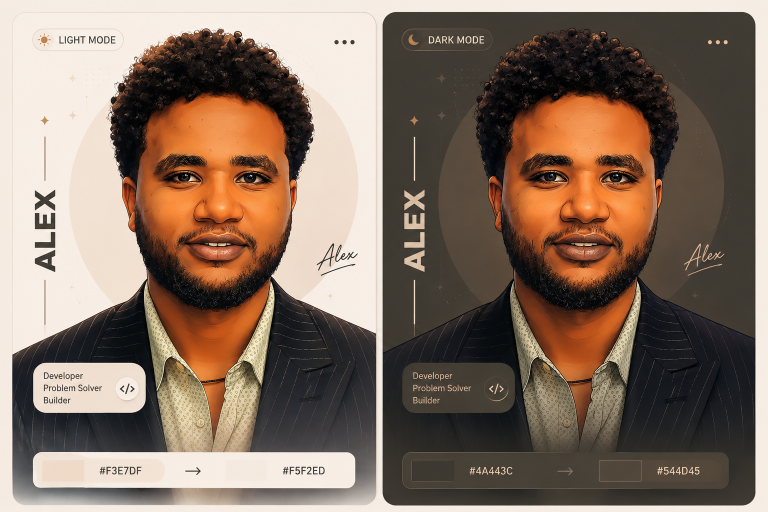
#> input picture assets/portrait-cards.png, 1536 x 1024 px (shown at 1/2 size)
$ python build-portrait-cards.py
#> lines starting #> are read from the running program, lines starting #| are printed output that depends on the picture
"""
Split the two-up illustrated portrait mockup into per-theme hero assets.

DO NOT RE-RUN THIS WITHOUT READING THIS PARAGRAPH. public/portrait-dark.webp in
the repository is no longer this script's output — it was hand-polished
afterwards (commit cbbddcd, "portrait-dark picture polished"), which fixed the
soft signature edge and the hair boundary that the automated derivation left
behind. Running this script overwrites that file with the inferior automated
version. If you only need the light asset, comment out the dark write first.

Input is a single 1536x1024 image holding two design-mockup cards side by side —
a light-mode card and a dark-mode card of the same illustrated portrait. Both
carry annotation chrome that describes the design rather than being part of it:
a "LIGHT MODE"/"DARK MODE" pill, an overflow-dots glyph, a vertical "ALEX"
logotype, a signature, a role card, and a hex-swatch bar.

Two ways to remove chrome, and the choice per element is deliberate:

* **Framing.** The crop is chosen so that most chrome falls outside it —
  the dots, signature, role card and swatch bar are all excluded by geometry,
  which cannot leave an artefact behind. This is why the crop is head-focused
  rather than a full head-and-shoulders: extending it low enough for the
  shoulders would pull the role card in, and extending it right enough for
  symmetry would pull the signature in against his beard, where a fill
  artefact would be most visible.
* **Inpainting.** Only the mode pill is left to remove, and only because it
  sits above the crop's floor. It is verified to lie entirely on background —
  hair does not start until x=273 in that band, and the pill ends at x=258 —
  so a harmonic fill has nothing but smooth gradient to reconstruct.

The vertical "ALEX" logotype is dropped by framing too, which is also the
correct outcome for its own reason: the site's chrome deliberately uses the
full name, not the nickname.

Writes public/portrait-light.webp and public/portrait-dark.webp.
"""

from pathlib import Path

import numpy as np
from PIL import Image
from scipy import ndimage

ROOT = Path(__file__).resolve().parent.parent
SOURCE = ROOT / "assets" / "portrait-cards.png"

# Card geometry, in the coordinates of one 768x1024 half.
#
# The hair mass was measured at x 221..626, y 62..408, putting the head's centre
# line at x=423. An earlier crop guessed these bounds and came out both too
# tight and visibly off-centre, so the frame below is derived from that
# measurement rather than estimated:
#   centred on x=423 so the head sits on the frame's centre line
#   top    26 — inside the card's border, with headroom above the crown at y=62
#   bottom 712 — clears the role card, which starts at y=722, keeping the
#                shoulders that make this read as a portrait rather than a
#                cropped face
# 549x686 is 4:5 to within a rounding error, matching the hero panel's aspect
# so the browser never has to crop it again.
CROP = (149, 26, 698, 712)

# Chrome that falls inside that frame, each plus a margin for its soft drop
# shadow. All three were checked against the subject's silhouette and sit on
# background only: the pill ends at x=258 where hair starts at x=273, the dots
# sit well right of the hair, and the signature clears the beard by ~35px.
PILL = (44, 38, 272, 124)
DOTS = (646, 56, 728, 106)
SIGNATURE = (616, 466, 732, 574)
CHROME = (PILL, DOTS, SIGNATURE)

# Output at 2x the hero's rendered size (409x512 CSS px). The source card is
# only 768x1024, so this is a modest upscale — acceptable here precisely
# because the subject is a painterly illustration rather than a photograph,
# so it has no fine sensor detail to smear.
OUT_SIZE = (818, 1024)
WEBP_QUALITY = 88


def inpaint(rgb: np.ndarray, box: tuple[int, int, int, int], iterations: int = 600) -> np.ndarray:
    """
    Harmonic fill of a rectangle, from the pixels bordering it.

    Same relaxation the matte pipeline uses to reconstruct the studio backdrop:
    hold everything outside the hole fixed and let it diffuse inward. It
    reproduces an arbitrary smooth gradient without assuming its algebraic
    form, which is what this needs — the card background is a soft radial wash,
    not a flat fill or a linear ramp.
    """
    x0, y0, x1, y1 = box
    out = rgb.copy()

    # Work in a window around the hole so the relaxation is cheap, but leave a
    # generous margin so the boundary condition is real background rather than
    # the hole's own edge.
    m = 40
    wy0, wy1 = max(0, y0 - m), min(rgb.shape[0], y1 + m)
    wx0, wx1 = max(0, x0 - m), min(rgb.shape[1], x1 + m)
    window = out[wy0:wy1, wx0:wx1]

    hole = np.zeros(window.shape[:2], dtype=bool)
    hole[y0 - wy0 : y1 - wy0, x0 - wx0 : x1 - wx0] = True
    known = ~hole

    # Seed the hole with the mean of its border so the relaxation starts close.
    border = ndimage.binary_dilation(hole, np.ones((5, 5))) & known
    window[hole] = window[border].mean(axis=0)

    fixed = window.copy()
    for _ in range(iterations):
        window = ndimage.uniform_filter(window, size=(3, 3, 1))
        window[known] = fixed[known]

    out[wy0:wy1, wx0:wx1] = window
    return out


def build(card: Image.Image) -> Image.Image:
    rgb = np.asarray(card.convert("RGB")).astype(np.float64)
    for box in CHROME:
        rgb = inpaint(rgb, box)

    cleaned = Image.fromarray(np.clip(rgb, 0, 255).astype(np.uint8), "RGB")
    return cleaned.crop(CROP).resize(OUT_SIZE, Image.LANCZOS)


def main() -> None:
    src = Image.open(SOURCE).convert("RGB")
#> src is the input picture: PIL image 1536x1024 RGB; mean R, G, B 132.9, 113.1, 98.7
    width, height = src.size
#> width = 1536; height = 1024
    mid = width // 2
#> mid = 768

    halves = {
        "light": src.crop((0, 0, mid, height)),
        "dark": src.crop((mid, 0, width, height)),
    }

    for name, card in halves.items():
        out = ROOT / "public" / f"portrait-{name}.webp"
        build(card).save(out, "WEBP", quality=WEBP_QUALITY, method=6)
        kb = out.stat().st_size / 1024
        print(f"wrote {out.relative_to(ROOT)}  {OUT_SIZE[0]}x{OUT_SIZE[1]}  {kb:.0f} KB")
#> this loop made 1 pass
#> name on pass 1: 'light'
#> pass 1, in build, `rgb = np.asarray(card.convert("RGB")).astype(np.float64)`:
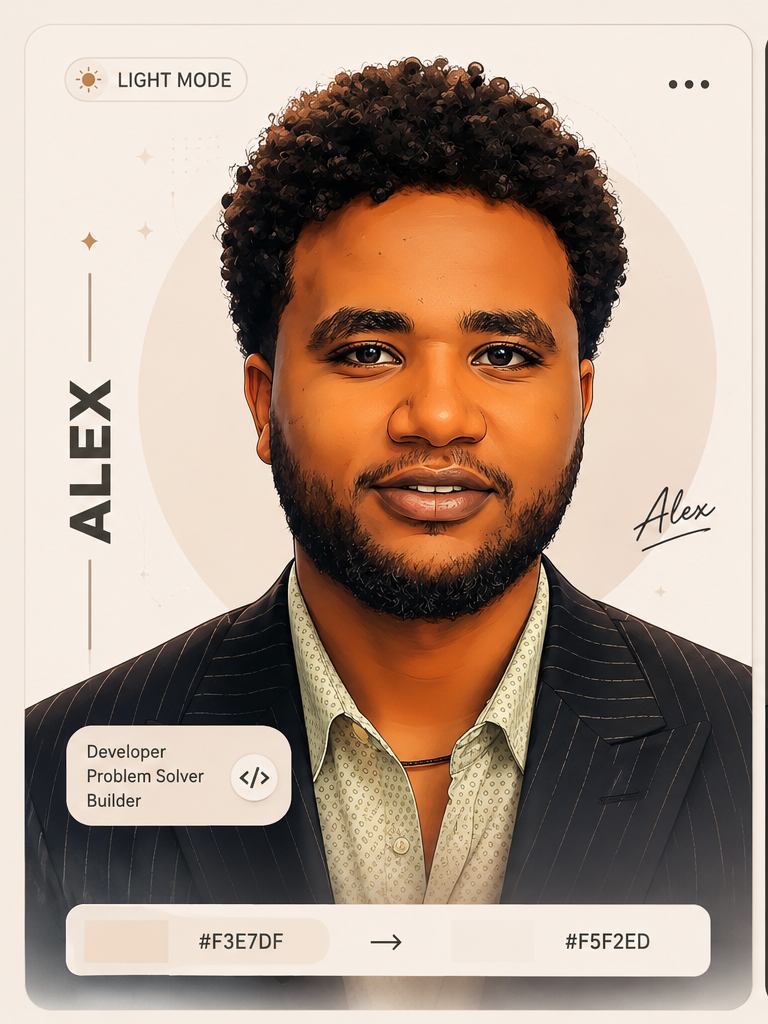
#> rgb: shape (1024, 768, 3) float64; mean R, G, B 174.3, 153, 137.8
#> pass 1, in inpaint, `window = out[wy0:wy1, wx0:wx1]`:
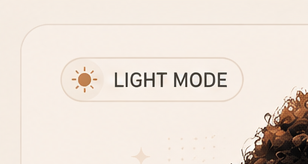
#> window: shape (164, 308, 3) float64; mean R, G, B 234.8, 224.1, 214.9
#> pass 1, in inpaint, `fixed = window.copy()`:
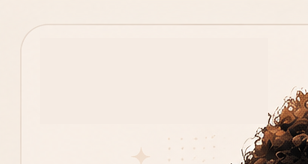
#> fixed: shape (164, 308, 3) float64; mean R, G, B 236.7, 226.1, 217


if __name__ == "__main__":
#> (the run stopped early here; a loop or call above may not have finished)

$ run again, with assets/portrait-source.jpg saved as assets/portrait-cards.png
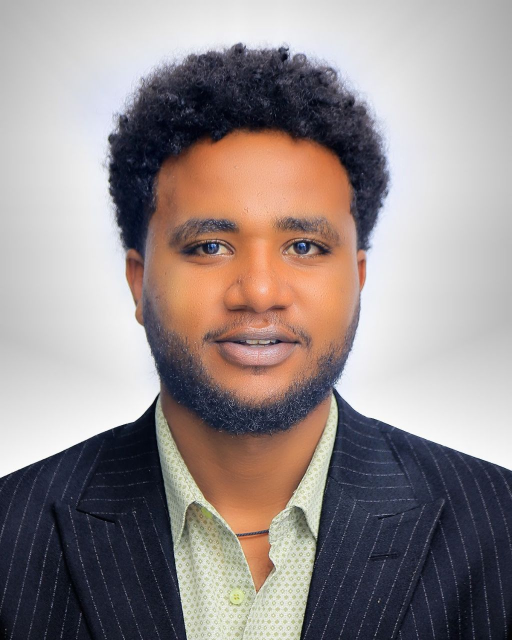
#> input picture assets/portrait-source.jpg, 1024 x 1280 px (shown at 1/2 size)
#> in main, src is the input picture: PIL image 1024x1280 RGB; mean R, G, B 150.3, 140.5, 139.9
#> the loop in main, `for name, card in halves.items():` made 1 pass
#> name on pass 1: 'light'
#> pass 1, in build, `rgb = np.asarray(card.convert("RGB")).astype(np.float64)`:
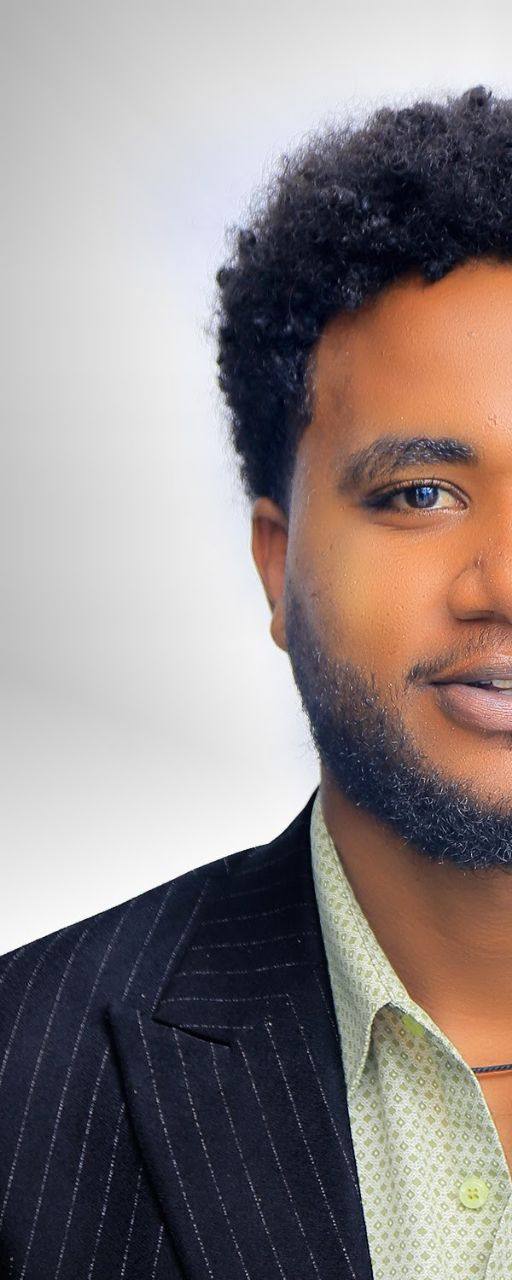
#> rgb: shape (1280, 512, 3) float64; mean R, G, B 145.5, 135.8, 134.4
#> pass 1, in inpaint, `window = out[wy0:wy1, wx0:wx1]`:
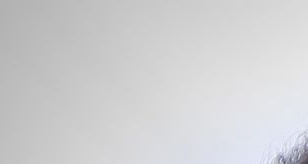
#> window: shape (164, 308, 3) float64; mean R, G, B 208.2, 208.6, 210.3
